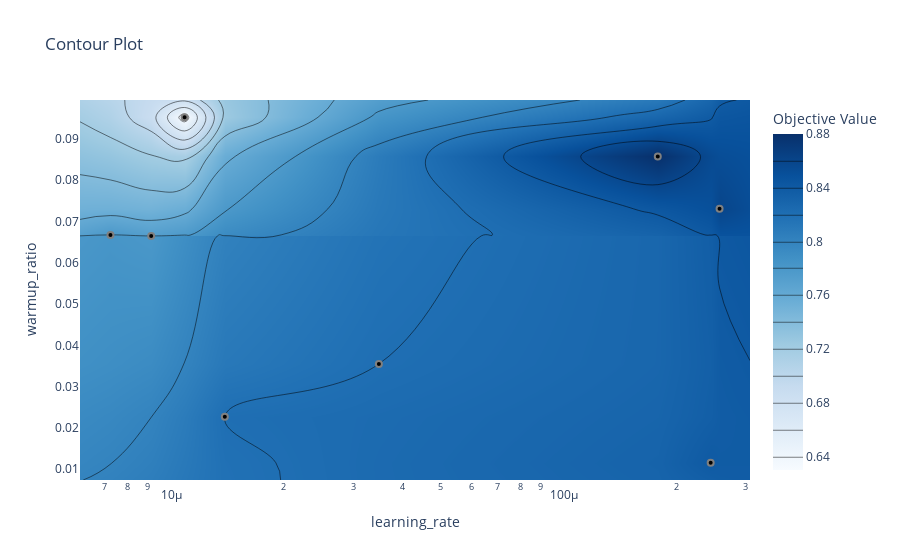

Notebook code cell kept with this figure:
### Code cell
if useOptuna:
    fig3=optuna.visualization.plot_contour(study, params=[importance[0][0], importance[2][0]])
    fig3.show()

### Figure 1 — Plotly figure (JSON) as saved in the notebook; plotly's stock layout.template omitted (floating-point values rounded to 4 significant figures)
{"data": [{"colorbar": {"title": {"text": "Objective Value"}}, "colorscale": [[0, "rgb(247,251,255)"], [0.125, "rgb(222,235,247)"], [0.25, "rgb(198,219,239)"], [0.375, "rgb(158,202,225)"], [0.5, "rgb(107,174,214)"], [0.625, "rgb(66,146,198)"], [0.75, "rgb(33,113,181)"], [0.875, "rgb(8,81,156)"], [1, "rgb(8,48,107)"]], "connectgaps": true, "contours": {"coloring": "heatmap"}, "hoverinfo": "none", "line": {"smoothing": 1.3}, "reversescale": false, "type": "contour", "x": [6.048e-06, 7.231e-06, 9.181e-06, 1.117e-05, 1.414e-05, 3.489e-05, 0.000179, 0.0002441, 0.0002572, 0.0003074], "y": [0.0074, 0.01158, 0.02269, 0.03549, 0.06647, 0.06672, 0.07302, 0.08571, 0.09519, 0.09937], "z": [[null, null, null, null, null, null, null, null, null, null], [null, null, null, null, null, null, null, 0.84, null, null], [null, null, null, null, 0.82, null, null, null, null, null], [null, null, null, null, null, 0.82, null, null, null, null], [null, null, 0.78, null, null, null, null, null, null, null], [null, 0.78, null, null, null, null, null, null, null, null], [null, null, null, null, null, null, null, null, 0.86, null], [null, null, null, null, null, null, 0.88, null, null, null], [null, null, null, 0.63, null, null, null, null, null, null], [null, null, null, null, null, null, null, null, null, null]]}, {"marker": {"color": "black", "line": {"color": "Gray", "width": 2}}, "mode": "markers", "name": "Feasible Trial", "showlegend": false, "type": "scatter", "x": [0.0002441, 0.000179, 7.231e-06, 1.414e-05, 1.117e-05, 3.489e-05, 0.0002572, 9.181e-06], "y": [0.01158, 0.08571, 0.06672, 0.02269, 0.09519, 0.03549, 0.07302, 0.06647]}, {"marker": {"color": "#cccccc", "line": {"color": "Gray", "width": 2}}, "mode": "markers", "name": "Infeasible Trial", "showlegend": false, "type": "scatter", "x": [], "y": []}], "layout": {"title": {"text": "Contour Plot"}, "xaxis": {"range": [-5.218, -3.512], "title": {"text": "learning_rate"}, "type": "log"}, "yaxis": {"range": [0.0074, 0.09937], "title": {"text": "warmup_ratio"}}}}
